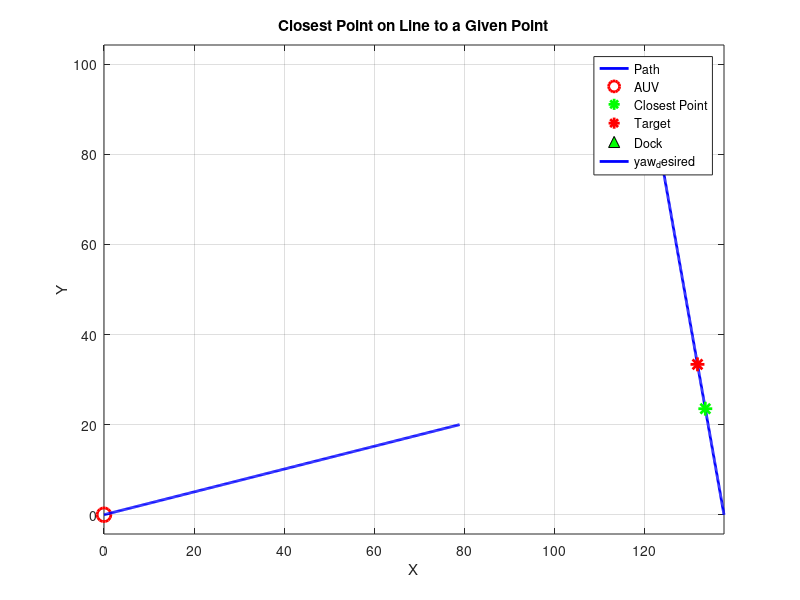

MATLAB code to generate this figure:
Pd = [100,120,170];
P = [0,0,0];
Delta =10;

m1 = tand(Pd(3));
b1 = Pd(2) - m1*Pd(1);

m2 = tand(Pd(3)+90);
b2 = P(2) - m2*P(1);

x = (b2-b1)/(m1-m2);
y = m1*x +b1;

x_los = x + Delta*cosd(Pd(3)+180);
y_los = y + Delta*sind(Pd(3)+180);

yaw_des = atan2d(y_los-P(2),x_los-P(1));
m3 = tand(yaw_des);
b3 = P(2) - m3*P(1);


% Plot the line
xLine = linspace(Pd(1)-100, Pd(1), 400); % Generate points for the line
yLine = m1*xLine + b1; % Calculate corresponding y values based on the line equation
plot(yLine, xLine, 'b-', 'LineWidth', 2); % Plot the line
hold on;

% Plot the original point
plot(P(2), P(1), 'ro', 'MarkerSize', 10, 'LineWidth', 2); % Plot the original point

% Plot the closest point on the line
plot(y, x, 'g*', 'MarkerSize', 10, 'LineWidth', 2); % Plot the closest point
% Plot the closest point on the line
plot(y_los, x_los, 'r*', 'MarkerSize', 10, 'LineWidth', 2); % Plot the closest point

plot(Pd(2), Pd(1), '^', 'MarkerEdgeColor', 'black', 'MarkerFaceColor', 'green', 'MarkerSize', 10);

xLine = linspace(P(1), P(1)+20, 400); % Generate points for the line
yLine = m3*xLine + b3; % Calculate corresponding y values based on the line equation
plot(yLine, xLine, 'b-', 'LineWidth', 2); % Plot the line
hold on;

% Enhancements for visualization
grid on;
axis equal;
xlabel('X');
ylabel('Y');
legend('Path', 'AUV', 'Closest Point', 'Target', 'Dock', 'yaw_desired', 'Location', 'Best');
title('Closest Point on Line to a Given Point');

% Display the coordinates of the closest point
fprintf('Closest point on the line to (x0, y0): (%.2f, %.2f)\n', x, y);

hold off;
